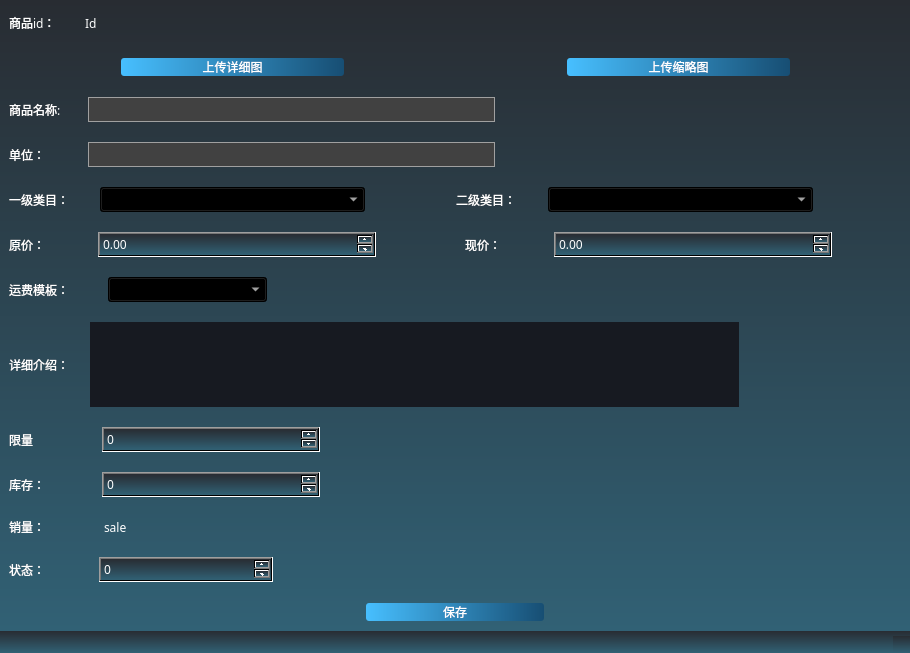
<?xml version="1.0" encoding="UTF-8"?>
<ui version="4.0">
 <class>AdminProductWindow</class>
 <widget class="QMainWindow" name="AdminProductWindow">
  <property name="geometry">
   <rect>
    <x>0</x>
    <y>0</y>
    <width>910</width>
    <height>653</height>
   </rect>
  </property>
  <property name="windowTitle">
   <string>MainWindow</string>
  </property>
  <property name="styleSheet">
   <string notr="true">*{
background-color:qlineargradient(spread:pad, x1:0, y1:0, x2:0, y2:1, stop:0 rgb(40, 44, 50), stop:1 rgb(49, 97, 117));
color:white;
font-family:Microsoft YaHei;
text-align: center;
}

QFrame{
border:sold 10px rgba(0 ,0, 0)
}


QLineEdit{
background-color:rgb(58. 104. 148);
}

QPushButton{
background-color:QLinearGradient(x1:0, y1: 0, x2: 1, y2: 0, stop: 0 rgb(71,191,255) , stop: 1 rgb(23, 78, 115));
border-style:solid;
border-color:white;
border-radius:3px;
border:0px solid ;
}

QPushButton:pressed{
background-color:QLinearGradient(x1:0, y1: 0, x2: 1, y2: 0, stop: 0 rgb(71,191,255) , stop: 1 rgb(23, 78, 115));
border-style:solid;
border-radius:3px;
border:1px solid;
}



QLineEdit{
border: 1px solid #A0A0A0;
background-color:rgb(65, 65, 65);
color:white;
}


QLineEdit:hover { 
    border: 1px solid #298DFF;
    border-radius: 3px;
    selection-color: #F2F2F2;
}

QLineEdit[EchoMode=&quot;2&quot;] {lineedit-password-character:42;}

QMenu::item 
{
     background-color:rgb(42, 42, 42);
}
 
/*选择项设置*/
QMenu::item:selected 
{
     background-color: rgb(36, 58, 99);
}
QMenuBar::item:selected{
background-color:rgb(35, 60, 91);
color:white;
}
QMenuBar::item{
color:rgb(134, 134, 134);
}
QTabWidget::pane{
border:none;
background: transparent;

}
QTabWidget::tab-bar {
border: none;   
}
QTabBar::tab {
border: none;
color: rgb(158, 158, 158);
font:22px;
background:transparent;
height: 28px;
min-width: 85px;
margin-right: 5px;
padding-left: 5px;
padding-right: 5px;

}
QTabBar::tab:hover {
background: transparent;
color:rgb(225, 225, 225);

}
QTabBar::tab:selected {
color: rgb(255, 255, 255);
background: transparent;
}

QLabel{
background-color:rgb(58, 82, 127);
}
#profileTabWidget::pane{
border:2px solid rgb(59, 98, 134);
border-radius:10px;
}

QStatusBar QLabel{
border:none;
background:transparent;
}

QCheckBox::indicator, QRadioButton::indicator, QTreeView::indicator {
width: 16px;
height: 16px;
background-color: #111111;
border: 1px solid #333333;
}

QRadioButton::indicator {
border-radius: 8px;
}

QCheckBox::indicator::checked, QRadioButton::indicator::checked, QTreeView::indicator::checked {
background-color: qradialgradient(cx:0.5, cy:0.5, fx:0.25, fy:0.15, radius:0.3, stop:0 #BBBBBB, stop:1 #111111);
}

QCheckBox::indicator:disabled, QRadioButton::indicator:disabled, QTreeView::indicator:disabled {
background-color: #444444;
}

QCheckBox::indicator::checked:disabled, QRadioButton::indicator::checked:disabled, QTreeView::indicator::checked:disabled {
background-color: rgb(0, 99, 148)
}
</string>
  </property>
  <widget class="QWidget" name="centralwidget">
   <property name="styleSheet">
    <string notr="true">QLabel{
background:transparent;
}</string>
   </property>
   <layout class="QHBoxLayout" name="horizontalLayout_9">
    <item>
     <layout class="QVBoxLayout" name="verticalLayout_4" stretch="1,2,1,1,1,0,0,3,0,0,0,0,1">
      <property name="spacing">
       <number>20</number>
      </property>
      <property name="bottomMargin">
       <number>0</number>
      </property>
      <item>
       <layout class="QHBoxLayout" name="horizontalLayout" stretch="3,16,16">
        <property name="spacing">
         <number>0</number>
        </property>
        <item>
         <widget class="QLabel" name="label_3">
          <property name="font">
           <font>
            <family>Microsoft YaHei</family>
            <weight>50</weight>
            <italic>false</italic>
            <bold>false</bold>
           </font>
          </property>
          <property name="styleSheet">
           <string notr="true">*{
background:transparent;

}</string>
          </property>
          <property name="text">
           <string>商品id：</string>
          </property>
         </widget>
        </item>
        <item>
         <widget class="QLabel" name="idLabel">
          <property name="text">
           <string>Id</string>
          </property>
          <property name="alignment">
           <set>Qt::AlignLeading|Qt::AlignLeft|Qt::AlignVCenter</set>
          </property>
         </widget>
        </item>
        <item>
         <spacer name="horizontalSpacer_7">
          <property name="orientation">
           <enum>Qt::Horizontal</enum>
          </property>
          <property name="sizeHint" stdset="0">
           <size>
            <width>40</width>
            <height>20</height>
           </size>
          </property>
         </spacer>
        </item>
       </layout>
      </item>
      <item>
       <layout class="QHBoxLayout" name="horizontalLayout_8" stretch="2">
        <property name="spacing">
         <number>0</number>
        </property>
        <item>
         <layout class="QHBoxLayout" name="horizontalLayout_11" stretch="1,2,2,2,1">
          <property name="spacing">
           <number>0</number>
          </property>
          <item>
           <spacer name="horizontalSpacer_11">
            <property name="orientation">
             <enum>Qt::Horizontal</enum>
            </property>
            <property name="sizeHint" stdset="0">
             <size>
              <width>40</width>
              <height>20</height>
             </size>
            </property>
           </spacer>
          </item>
          <item>
           <widget class="QPushButton" name="bigPicPushButton">
            <property name="text">
             <string>上传详细图</string>
            </property>
           </widget>
          </item>
          <item>
           <spacer name="horizontalSpacer">
            <property name="orientation">
             <enum>Qt::Horizontal</enum>
            </property>
            <property name="sizeHint" stdset="0">
             <size>
              <width>40</width>
              <height>20</height>
             </size>
            </property>
           </spacer>
          </item>
          <item>
           <widget class="QPushButton" name="smallPicPushButton">
            <property name="text">
             <string>上传缩略图</string>
            </property>
           </widget>
          </item>
          <item>
           <spacer name="horizontalSpacer_10">
            <property name="orientation">
             <enum>Qt::Horizontal</enum>
            </property>
            <property name="sizeHint" stdset="0">
             <size>
              <width>40</width>
              <height>20</height>
             </size>
            </property>
           </spacer>
          </item>
         </layout>
        </item>
       </layout>
      </item>
      <item>
       <layout class="QHBoxLayout" name="horizontalLayout_3" stretch="3,16,16">
        <property name="spacing">
         <number>3</number>
        </property>
        <item>
         <widget class="QLabel" name="label_5">
          <property name="font">
           <font>
            <family>Microsoft YaHei</family>
            <weight>50</weight>
            <italic>false</italic>
            <bold>false</bold>
           </font>
          </property>
          <property name="text">
           <string>商品名称:</string>
          </property>
         </widget>
        </item>
        <item>
         <widget class="QLineEdit" name="nameLineEdit">
          <property name="sizePolicy">
           <sizepolicy hsizetype="Expanding" vsizetype="Preferred">
            <horstretch>0</horstretch>
            <verstretch>0</verstretch>
           </sizepolicy>
          </property>
          <property name="maximumSize">
           <size>
            <width>16777215</width>
            <height>25</height>
           </size>
          </property>
         </widget>
        </item>
        <item>
         <spacer name="horizontalSpacer_2">
          <property name="orientation">
           <enum>Qt::Horizontal</enum>
          </property>
          <property name="sizeHint" stdset="0">
           <size>
            <width>40</width>
            <height>20</height>
           </size>
          </property>
         </spacer>
        </item>
       </layout>
      </item>
      <item>
       <layout class="QHBoxLayout" name="horizontalLayout_5" stretch="3,16,16">
        <property name="spacing">
         <number>3</number>
        </property>
        <item>
         <widget class="QLabel" name="label_8">
          <property name="font">
           <font>
            <family>Microsoft YaHei</family>
            <weight>50</weight>
            <italic>false</italic>
            <bold>false</bold>
           </font>
          </property>
          <property name="text">
           <string>单位：</string>
          </property>
         </widget>
        </item>
        <item>
         <widget class="QLineEdit" name="unitLineEdit">
          <property name="sizePolicy">
           <sizepolicy hsizetype="Expanding" vsizetype="Preferred">
            <horstretch>0</horstretch>
            <verstretch>0</verstretch>
           </sizepolicy>
          </property>
          <property name="maximumSize">
           <size>
            <width>16777215</width>
            <height>25</height>
           </size>
          </property>
         </widget>
        </item>
        <item>
         <spacer name="horizontalSpacer_4">
          <property name="orientation">
           <enum>Qt::Horizontal</enum>
          </property>
          <property name="sizeHint" stdset="0">
           <size>
            <width>40</width>
            <height>20</height>
           </size>
          </property>
         </spacer>
        </item>
       </layout>
      </item>
      <item>
       <layout class="QHBoxLayout" name="horizontalLayout_6" stretch="1,3,1,1,3,1">
        <property name="spacing">
         <number>3</number>
        </property>
        <item>
         <widget class="QLabel" name="label_7">
          <property name="font">
           <font>
            <family>Microsoft YaHei</family>
            <weight>50</weight>
            <italic>false</italic>
            <bold>false</bold>
           </font>
          </property>
          <property name="text">
           <string>一级类目：</string>
          </property>
         </widget>
        </item>
        <item>
         <widget class="QComboBox" name="category_1ComboBox"/>
        </item>
        <item>
         <spacer name="horizontalSpacer_5">
          <property name="orientation">
           <enum>Qt::Horizontal</enum>
          </property>
          <property name="sizeHint" stdset="0">
           <size>
            <width>40</width>
            <height>20</height>
           </size>
          </property>
         </spacer>
        </item>
        <item>
         <widget class="QLabel" name="label">
          <property name="text">
           <string>二级类目：</string>
          </property>
         </widget>
        </item>
        <item>
         <widget class="QComboBox" name="category_2ComboBox"/>
        </item>
        <item>
         <spacer name="horizontalSpacer_3">
          <property name="orientation">
           <enum>Qt::Horizontal</enum>
          </property>
          <property name="sizeHint" stdset="0">
           <size>
            <width>40</width>
            <height>20</height>
           </size>
          </property>
         </spacer>
        </item>
       </layout>
      </item>
      <item>
       <layout class="QHBoxLayout" name="horizontalLayout_4" stretch="1,4,1,1,4,1">
        <item>
         <widget class="QLabel" name="label_6">
          <property name="text">
           <string>原价：</string>
          </property>
         </widget>
        </item>
        <item>
         <widget class="QDoubleSpinBox" name="priceDoubleSpinBox">
          <property name="maximum">
           <double>999999999.000000000000000</double>
          </property>
         </widget>
        </item>
        <item>
         <spacer name="horizontalSpacer_13">
          <property name="orientation">
           <enum>Qt::Horizontal</enum>
          </property>
          <property name="sizeHint" stdset="0">
           <size>
            <width>40</width>
            <height>20</height>
           </size>
          </property>
         </spacer>
        </item>
        <item>
         <widget class="QLabel" name="label_4">
          <property name="text">
           <string>现价：</string>
          </property>
         </widget>
        </item>
        <item>
         <widget class="QDoubleSpinBox" name="currentPriceDoubleSpinBox">
          <property name="maximum">
           <double>999999999.000000000000000</double>
          </property>
         </widget>
        </item>
        <item>
         <spacer name="horizontalSpacer_14">
          <property name="orientation">
           <enum>Qt::Horizontal</enum>
          </property>
          <property name="sizeHint" stdset="0">
           <size>
            <width>40</width>
            <height>20</height>
           </size>
          </property>
         </spacer>
        </item>
       </layout>
      </item>
      <item>
       <layout class="QHBoxLayout" name="horizontalLayout_2" stretch="1,2,8">
        <item>
         <widget class="QLabel" name="label_2">
          <property name="text">
           <string>运费模板：</string>
          </property>
         </widget>
        </item>
        <item>
         <widget class="QComboBox" name="freightComboBox"/>
        </item>
        <item>
         <spacer name="horizontalSpacer_12">
          <property name="orientation">
           <enum>Qt::Horizontal</enum>
          </property>
          <property name="sizeHint" stdset="0">
           <size>
            <width>40</width>
            <height>20</height>
           </size>
          </property>
         </spacer>
        </item>
       </layout>
      </item>
      <item>
       <layout class="QHBoxLayout" name="horizontalLayout_7" stretch="1,8,2">
        <property name="spacing">
         <number>0</number>
        </property>
        <item>
         <widget class="QLabel" name="label_9">
          <property name="font">
           <font>
            <family>Microsoft YaHei</family>
            <weight>50</weight>
            <italic>false</italic>
            <bold>false</bold>
           </font>
          </property>
          <property name="text">
           <string>详细介绍：</string>
          </property>
         </widget>
        </item>
        <item>
         <widget class="QTextEdit" name="introductionTextEdit">
          <property name="font">
           <font>
            <family>Microsoft YaHei</family>
            <pointsize>10</pointsize>
           </font>
          </property>
          <property name="autoFillBackground">
           <bool>true</bool>
          </property>
          <property name="styleSheet">
           <string notr="true">*{
background-color:rgb(23, 26, 33);

}
QTextEdit:hover{
background-color:rgb(23,26,33);
}</string>
          </property>
         </widget>
        </item>
        <item>
         <spacer name="horizontalSpacer_6">
          <property name="orientation">
           <enum>Qt::Horizontal</enum>
          </property>
          <property name="sizeHint" stdset="0">
           <size>
            <width>40</width>
            <height>20</height>
           </size>
          </property>
         </spacer>
        </item>
       </layout>
      </item>
      <item>
       <layout class="QHBoxLayout" name="horizontalLayout_12" stretch="1,3,8">
        <item>
         <widget class="QLabel" name="label_11">
          <property name="text">
           <string>限量</string>
          </property>
         </widget>
        </item>
        <item>
         <widget class="QSpinBox" name="limitationSpinBox">
          <property name="minimum">
           <number>-1</number>
          </property>
          <property name="maximum">
           <number>999999999</number>
          </property>
         </widget>
        </item>
        <item>
         <spacer name="horizontalSpacer_16">
          <property name="orientation">
           <enum>Qt::Horizontal</enum>
          </property>
          <property name="sizeHint" stdset="0">
           <size>
            <width>40</width>
            <height>20</height>
           </size>
          </property>
         </spacer>
        </item>
       </layout>
      </item>
      <item>
       <layout class="QHBoxLayout" name="horizontalLayout_10" stretch="1,3,8">
        <item>
         <widget class="QLabel" name="label_10">
          <property name="text">
           <string>库存：</string>
          </property>
         </widget>
        </item>
        <item>
         <widget class="QSpinBox" name="storageSpinBox">
          <property name="maximum">
           <number>99999999</number>
          </property>
         </widget>
        </item>
        <item>
         <spacer name="horizontalSpacer_15">
          <property name="orientation">
           <enum>Qt::Horizontal</enum>
          </property>
          <property name="sizeHint" stdset="0">
           <size>
            <width>40</width>
            <height>20</height>
           </size>
          </property>
         </spacer>
        </item>
       </layout>
      </item>
      <item>
       <layout class="QHBoxLayout" name="horizontalLayout_14" stretch="3,16,16">
        <item>
         <widget class="QLabel" name="label_12">
          <property name="text">
           <string>销量：</string>
          </property>
         </widget>
        </item>
        <item>
         <widget class="QLabel" name="saleLabel">
          <property name="text">
           <string>sale</string>
          </property>
         </widget>
        </item>
        <item>
         <spacer name="horizontalSpacer_17">
          <property name="orientation">
           <enum>Qt::Horizontal</enum>
          </property>
          <property name="sizeHint" stdset="0">
           <size>
            <width>40</width>
            <height>20</height>
           </size>
          </property>
         </spacer>
        </item>
       </layout>
      </item>
      <item>
       <layout class="QHBoxLayout" name="horizontalLayout_15" stretch="2,5,18">
        <item>
         <widget class="QLabel" name="label_13">
          <property name="text">
           <string>状态：</string>
          </property>
         </widget>
        </item>
        <item>
         <widget class="QSpinBox" name="statusSpinBox">
          <property name="maximum">
           <number>3</number>
          </property>
         </widget>
        </item>
        <item>
         <spacer name="horizontalSpacer_18">
          <property name="orientation">
           <enum>Qt::Horizontal</enum>
          </property>
          <property name="sizeHint" stdset="0">
           <size>
            <width>40</width>
            <height>20</height>
           </size>
          </property>
         </spacer>
        </item>
       </layout>
      </item>
      <item>
       <layout class="QHBoxLayout" name="horizontalLayout_13" stretch="6,3,6">
        <item>
         <spacer name="horizontalSpacer_8">
          <property name="orientation">
           <enum>Qt::Horizontal</enum>
          </property>
          <property name="sizeHint" stdset="0">
           <size>
            <width>40</width>
            <height>20</height>
           </size>
          </property>
         </spacer>
        </item>
        <item>
         <widget class="QPushButton" name="savePushButton">
          <property name="cursor">
           <cursorShape>PointingHandCursor</cursorShape>
          </property>
          <property name="text">
           <string>保存</string>
          </property>
         </widget>
        </item>
        <item>
         <spacer name="horizontalSpacer_9">
          <property name="orientation">
           <enum>Qt::Horizontal</enum>
          </property>
          <property name="sizeHint" stdset="0">
           <size>
            <width>40</width>
            <height>20</height>
           </size>
          </property>
         </spacer>
        </item>
       </layout>
      </item>
     </layout>
    </item>
   </layout>
  </widget>
  <widget class="QStatusBar" name="statusbar"/>
 </widget>
 <resources/>
 <connections/>
</ui>
